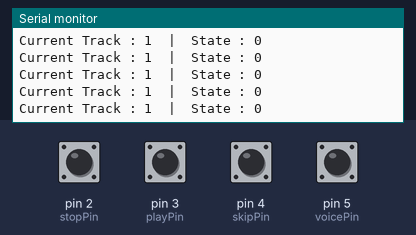
Bench run of a sketch on a simulated Arduino Uno, built for the host (arithmetic inside an expression is 32-bit, double 64-bit). On the bench: the last lines printed to the serial monitor. Inputs (shaded band) come from the test bench; at power-on: pin 2 (stopPin), pin 3 (playPin), pin 4 (skipPin), pin 5 (voicePin) HIGH. Random numbers use the default seed unless the sketch sets one; an integer division by zero does not stop the program and gives all ones (-1); the audio player accepts every command and is not drawn.

Above: at 3.3 s.
3.4 s: pin 2 (stopPin) pulled LOW for 0.15 s
At 3.9 s:
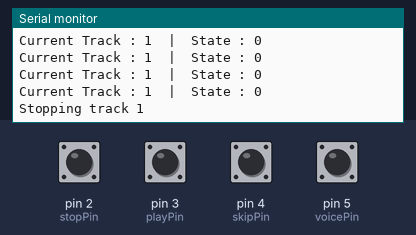
6.5 s: pin 3 (playPin) pulled LOW for 0.15 s
At 7.0 s:
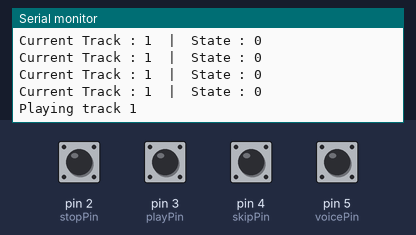
8.1 s: pin 4 (skipPin) pulled LOW for 0.15 s
At 8.5 s:
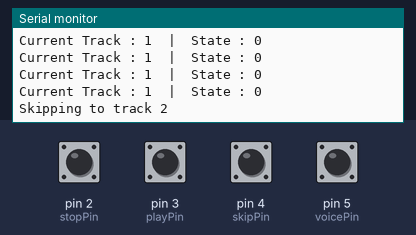
11.2 s: pin 5 (voicePin) pulled LOW for 0.15 s
14.3 s: pin 3 (playPin) pulled LOW for 1 s
At 14.8 s:
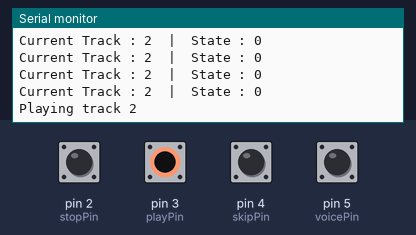
18.3 s: pin 4 (skipPin) pulled LOW for 1 s
At 18.8 s:
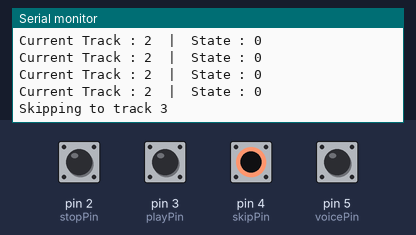
Timing chart, 0 to 21.3 s (numbered marks = the images above; inputs shaded):
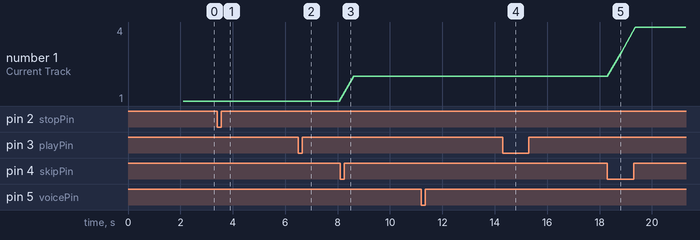

Measured:
- after the input at 3.4 s, the serial monitor: prints a new line at once (image 1)
- after the input at 6.5 s, the serial monitor: prints a new line at once (image 2)
- after the input at 8.1 s, the serial monitor: prints a new line at once (image 3)
- after the input at 14.3 s, the serial monitor: prints a new line at once (image 4)
- after the input at 18.3 s, the serial monitor: prints a new line at once (image 5)
- plotted number 1: 1 → 2 after the input at 8.1 s, 2 → 4 after the input at 18.3 s

The sketch:

sleep.ino
```cpp
#include <SoftwareSerial.h>
#include <DFPlayerMini_Fast.h>

SoftwareSerial mySoftwareSerial(12, 13); // RX, TX
DFPlayerMini_Fast mp3module;

const int stopPin = 2;
const int playPin = 3;
const int skipPin = 4;
const int voicePin = 5;

int playRead = 0;
int skipRead = 0;
int stopRead = 0;
int voiceRead = 0;
int currentTrack = 1;
int numOfSongs;

void setup(){
  Serial.begin(9600);
  mySoftwareSerial.begin(9600);
  mp3module.begin(mySoftwareSerial);

  pinMode(playPin, INPUT_PULLUP);
  pinMode(skipPin, INPUT_PULLUP);
  pinMode(stopPin, INPUT_PULLUP);
  pinMode(voicePin, INPUT_PULLUP);

  Serial.println(F("Initializing DFPlayer ... (May take 3~5 seconds)"));

  if (!mp3module.begin(mySoftwareSerial, false)) {
    Serial.println("Unable to connect to module!");
    Serial.println("Check cable connections and");
    Serial.println("make sure SD Card is inserted");
    while(1);
  }

  Serial.println("Successfully connected to DFPlayer Mini");

  numOfSongs = mp3module.numTracksInFolder(1);

  delay(100);
  numOfSongs = mp3module.numTracksInFolder(1);
  Serial.println(numOfSongs);
  mp3module.sleep();
  delay(1000);
}

void loop(){
  int volume = 15;
  mp3module.volume(volume);

  playRead = digitalRead(playPin);
  skipRead = digitalRead(skipPin);
  stopRead = digitalRead(stopPin);
  voiceRead = digitalRead(voicePin);

  if (stopRead == LOW) {
    Serial.println("Stopping track " + String(currentTrack));
    mp3module.stop();
    delay(100);
    mp3module.sleep();
    delay(500);
  }

  else if (playRead == LOW) {
    if (!mp3module.isPlaying()) {
      Serial.println("Playing track " + String(currentTrack));
      mp3module.wakeUp();
      mp3module.playFolder(1, currentTrack);
    }
    // Pause Conditions
    else {
      if (mp3module.isPlaying())
      {
        mp3module.pause();
        Serial.println("Pausing track " + String(currentTrack));
      }

      else
      {
        mp3module.resume();
        Serial.println("Resuming track " + String(currentTrack));
      }
    }

    delay(500);
  }

  else if (skipRead == LOW) {
    currentTrack = (currentTrack++ % numOfSongs) + 1;
    if (mp3module.isPlaying()) {
      mp3module.playFolder(1, currentTrack);
    }
    Serial.println("Skipping to track " + String(currentTrack));
    delay(500);
  }

  else if (voiceRead == LOW) {
    mp3module.wakeUp();
    int sayWallEChance = random(1 , 100);
    if(sayWallEChance <= 20)
        mp3module.playFolder(2, 1);

    else {
        int randomVoiceLine = random(2, 19);
        mp3module.playFolder(2, randomVoiceLine);
    }
    delay(500);
  }

  Serial.println("Current Track : " +String(currentTrack) + "  |  State : " + String(mp3module.isPlaying()));
}
```
